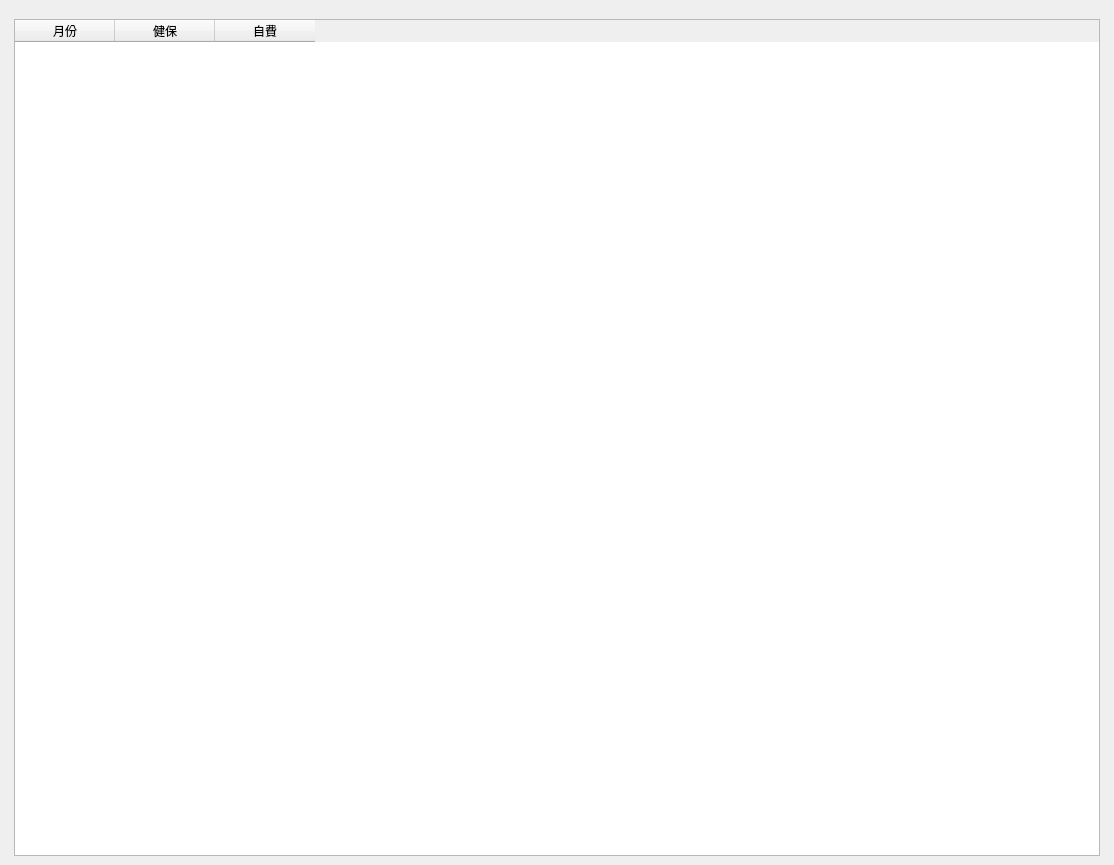
<?xml version="1.0" encoding="UTF-8"?>
<ui version="4.0">
 <class>WindowStatisticsGrowthRateYear</class>
 <widget class="QMainWindow" name="WindowStatisticsGrowthRateYear">
  <property name="geometry">
   <rect>
    <x>0</x>
    <y>0</y>
    <width>1114</width>
    <height>865</height>
   </rect>
  </property>
  <property name="windowTitle">
   <string>年度成長統計</string>
  </property>
  <widget class="QWidget" name="centralwidget">
   <layout class="QHBoxLayout" name="horizontalLayout">
    <item>
     <layout class="QVBoxLayout" name="verticalLayout">
      <property name="leftMargin">
       <number>5</number>
      </property>
      <property name="topMargin">
       <number>10</number>
      </property>
      <property name="rightMargin">
       <number>5</number>
      </property>
      <item>
       <layout class="QVBoxLayout" name="verticalLayout_5">
        <item>
         <layout class="QHBoxLayout" name="horizontalLayout_2">
          <item>
           <layout class="QVBoxLayout" name="verticalLayout_3">
            <item>
             <widget class="QTableWidget" name="tableWidget_medical_record">
              <property name="editTriggers">
               <set>QAbstractItemView::NoEditTriggers</set>
              </property>
              <property name="alternatingRowColors">
               <bool>true</bool>
              </property>
              <property name="selectionMode">
               <enum>QAbstractItemView::SingleSelection</enum>
              </property>
              <property name="selectionBehavior">
               <enum>QAbstractItemView::SelectRows</enum>
              </property>
              <column>
               <property name="text">
                <string>月份</string>
               </property>
              </column>
              <column>
               <property name="text">
                <string>健保</string>
               </property>
              </column>
              <column>
               <property name="text">
                <string>自費</string>
               </property>
              </column>
             </widget>
            </item>
           </layout>
          </item>
          <item>
           <layout class="QVBoxLayout" name="verticalLayout_chart"/>
          </item>
         </layout>
        </item>
       </layout>
      </item>
     </layout>
    </item>
   </layout>
  </widget>
  <widget class="QMenuBar" name="menubar">
   <property name="geometry">
    <rect>
     <x>0</x>
     <y>0</y>
     <width>1114</width>
     <height>32</height>
    </rect>
   </property>
  </widget>
  <action name="action_export_excel">
   <property name="icon">
    <iconset>
     <normaloff>../icons/document-export.svg</normaloff>../icons/document-export.svg</iconset>
   </property>
   <property name="text">
    <string>匯出Excel</string>
   </property>
  </action>
 </widget>
 <resources/>
 <connections/>
</ui>
